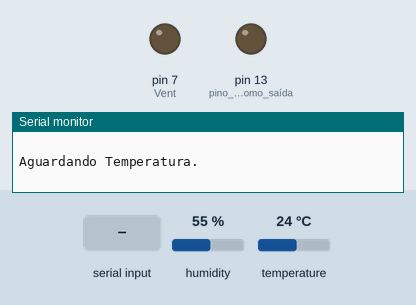
The sketch below on a simulated Arduino Uno, built with avr-gcc and run on an emulated ATmega328P. On the bench: output pins drawn as LEDs (lit = HIGH), the last lines printed to the serial monitor. The inputs (shaded band) are chosen by the test bench; at power-on: temperature 24 °C, humidity 55 %.

Above: at 2.8 s.
2.9 s: "5\n" received over Serial
At 5.2 s:
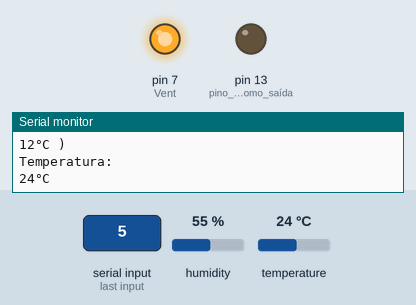
5.5 s: temperature set to 14 °C
7.2 s: temperature set to 11 °C
At 9.0 s:
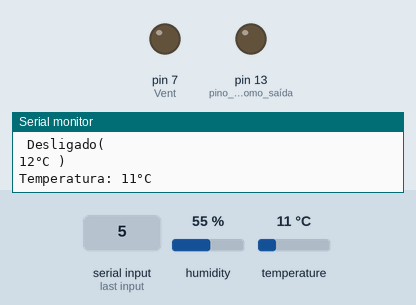
9.6 s: byte 50 (50) received over Serial
At 11.4 s:
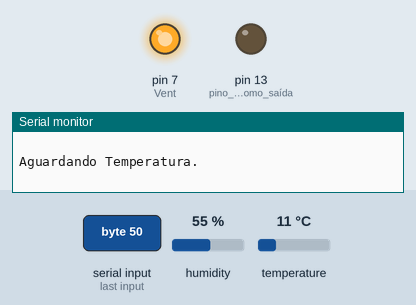
Timing chart, 0 to 12.6 s (numbered marks = the images above; inputs shaded):
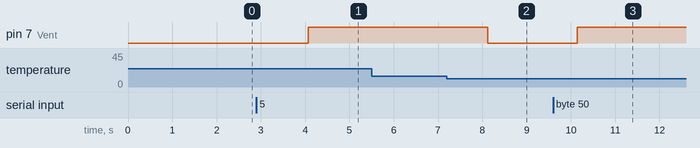

Measured:
- the behaviour switches between 13 and 12 °C on temperature (found by bisection; images 1 and 2)
- after the input at 2.9 s, pin 7 (Vent): LOW → HIGH after 1.2 s
- after the input at 7.2 s, pin 7 (Vent): HIGH → LOW after 0.92 s
- after the input at 9.6 s, pin 7 (Vent): LOW → HIGH after 0.54 s

The sketch:

ventilador.ino
```cpp
#include <dht.h>

#define dht_dpin A1 //Pino DATA do Sensor ligado na porta Analogica A1
dht DHT; //Inicializa o sensor

int Vent = 7;
int tempo = 2000;
int controle;
int c;

void setup()
{
  Serial.begin(9600);//inicializa a serial
  pinMode(13,OUTPUT);//pino 13 como saída
  pinMode(Vent,OUTPUT);//pino de conexão do ventilador
  digitalWrite(Vent,LOW);//inicializa desligado
}

void loop()
{
      DHT.read11(dht_dpin); //Lê as informações do sensor
      int T = DHT.temperature;  //valor da temperatura
      Serial.println("  ");
      Serial.println("Temperatura: ");//Envia para o aplicativo
      Serial.print(T);Serial.println("°C");
      int valor,teste;
      valor = 0;
      Serial.println("   ");
      Serial.println("Aguardando Temperatura.");
      Serial.println("  ");
      delay(tempo);//tempo de leitura do sensor

      if(Serial.available()>0){//conversao da serial para um numero inteiro, de acordo com a tabela ASC
          valor=Serial.read()-48;
          while(Serial.peek()!=-1){
          teste=Serial.read()-48;
          valor=valor*10+teste;
          }
          Serial.flush();


              while (T > 20 & valor>1){
               int out = Serial.read();//leitura da porta serial

               DHT.read11(dht_dpin);
               int Temp = DHT.temperature;
               if ( valor == 2 | out == 50){//Serial receve valor 2 fora do while
                     digitalWrite(Vent,HIGH);//Liga o ventilador
                     Serial.println("  ");
                     Serial.println("Ventilador Ligado"); //Envia ligago para o aplicativo
                     break;
               }
               else if (valor == 3 | out == 51){ //Serial recebe valor 3 fora do while ou 51 dentro no while de controle
                     digitalWrite(Vent,LOW);//ventilador desliga
                     Serial.println("  ");
                     Serial.println("Ventilador Desligado");//envia para o aplicativo
                     break;
               }
               else if (out == 49 ){   //Serial recebe valor 1
                     Serial.println("  ");
                     Serial.println("Atualizar");//envia para o aplicativo
                     break;
               }
               else if (valor < Temp){//se valor desejado for menor que a tempeatura ambiente
                    digitalWrite(Vent,HIGH);//ventilador liga
                    Serial.println(" Ligado(");//envia para o aplicativo
                    Serial.print(valor);
                    Serial.print("°C ) ");
                    Serial.println("  ");
                    Serial.print("Temperatura: ");
                    Serial.println("  ");
                    Serial.print(Temp);Serial.println("°C");
               }
               else if (valor >= Temp){//se o valor desejado for maior ou igual a temperatura ambiente
                   digitalWrite(Vent,LOW);//desliga o ventilador
                    Serial.println("  ");
                    Serial.println(" Desligado(");//envia para o aplicativo
                    Serial.print(valor);
                    Serial.print("°C ) ");
                    Serial.println("  ");
                    Serial.print("Temperatura: ");
                    Serial.print(Temp);Serial.println("°C");
               }
               delay(tempo);

          }
          }
}
```
